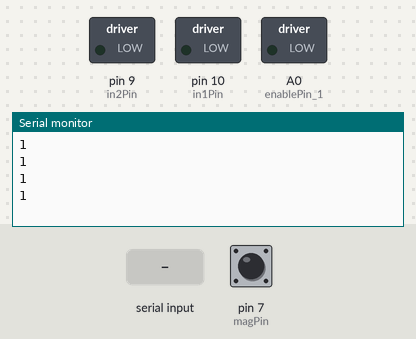
The sketch below on a simulated Arduino Mega 2560, built with avr-gcc and run on an emulated ATmega2560. Parts: switched loads named in the sketch (green lamp = pin HIGH), the last lines printed to the serial monitor. The inputs (shaded band) are chosen by the test bench; at power-on: pin 7 (magPin) HIGH.

Above: at 1.3 s.
1.4 s: "sendControl" received over the second serial link
At 2.96 s:
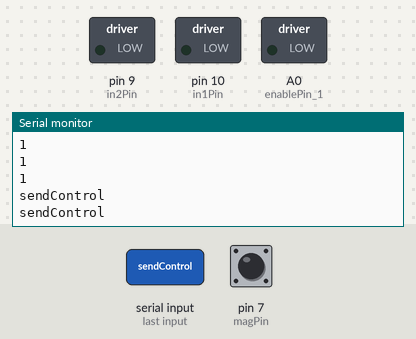
4.3 s: "window" received over the second serial link
At 5.56 s:
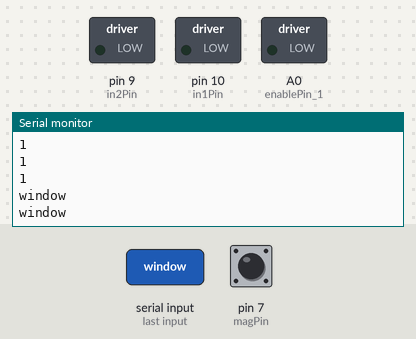

Measured:
- after the input at 1.4 s, the serial monitor: prints a new line after 1.4 s (image 1)
- after the input at 4.3 s, the serial monitor: prints a new line after 1.1 s (image 2)

The sketch:

SubArduinoWindow.ino.ino
```cpp
int enablePin_1 = A0;
int in1Pin = 10;
int in2Pin = 9;

int magPin = 7;

int nSwitch = 0;
int flag = 0;
boolean bReverse = false;

int nSpeed = 255;
int prevState;
// 1-> open
// 0-> close

unsigned long duration = 3000; // ms 단위(2초)
unsigned long nextTogle;

String strData;

void setup() {
  // put your setup code here, to run once:
  Serial.begin(9600);
  Serial3.begin(9600);

  pinMode(enablePin_1, OUTPUT);
  pinMode(in1Pin, OUTPUT);
  pinMode(in2Pin, OUTPUT);

  pinMode(magPin,INPUT);
  prevState = 0;
}

void loop() {

    int state = digitalRead(magPin);
    Serial.println(state);
    if(state == 0)//닫힘
    {
      if(prevState == 1)//이전 상태가 열려있었다면(상태가 변경)
      {
        Serial3.write("emergencyStatus/window/0");
      }
      prevState = 0;
    } else {
      if(prevState == 0)
      {
        Serial3.write("emergencyStatus/window/1");
      }
      prevState = 1;
   }
  delay(200);

  if(Serial3.available() > 0 )
  {
    strData = Serial3.readString();
    Serial.println(strData);
    int index = strData.indexOf('/');
    String protocol = strData.substring(0, index);
    Serial.println(protocol);

    if(protocol == "sendControl"){
      String rest = strData.substring(index+1, strData.length());

      index = rest.indexOf('/');
      String cname = rest.substring(0, index);
      //Serial.println(cname);
      String corder = rest.substring(index+1, rest.length());
      //Serial.println(corder);

      if(cname == "window")
      {
        if(corder == "1")
        {
          //Serial3.write("normalStatus/window/1");
          //setMotor(nSpeed, !bReverse);
          windowControl(1);
        }
        else if(corder =="0")
        {
          //Serial3.write("normalStatus/window/0");
          //setMotor(nSpeed, bReverse);
          windowControl(0);
        }
      }
    }

  }
  delay(200);
}

void windowControl(int control) {
  nextTogle = millis() + duration;

  while(millis() < nextTogle)
  {
    if(control == 1)
    {
      setMotor(nSpeed, !bReverse);
    }else if(control == 0)
    {
      setMotor(nSpeed, bReverse);
    }
  }
  setMotor(0, bReverse);
}

void setMotor(int nSpeed, boolean bReverse)
{

  analogWrite(enablePin_1, nSpeed);
  digitalWrite(in1Pin, bReverse);
  digitalWrite(in2Pin, !bReverse);
}
```
